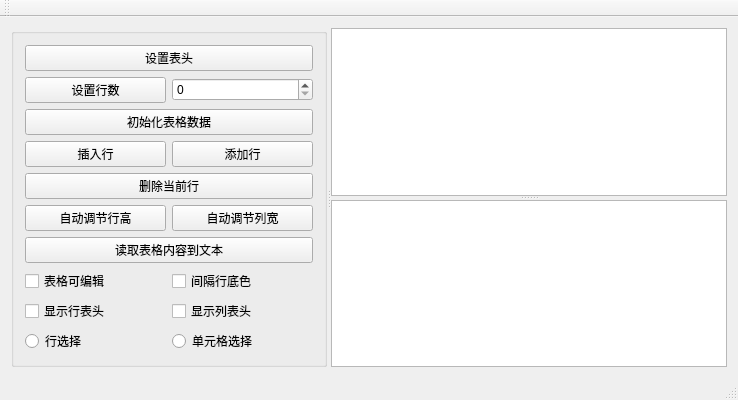
<?xml version="1.0" encoding="UTF-8"?>
<ui version="4.0">
 <class>MainWindow</class>
 <widget class="QMainWindow" name="MainWindow">
  <property name="geometry">
   <rect>
    <x>0</x>
    <y>0</y>
    <width>738</width>
    <height>386</height>
   </rect>
  </property>
  <property name="minimumSize">
   <size>
    <width>0</width>
    <height>0</height>
   </size>
  </property>
  <property name="windowTitle">
   <string>QTableWidget的使用</string>
  </property>
  <widget class="QWidget" name="centralWidget">
   <layout class="QGridLayout" name="gridLayout_2">
    <item row="0" column="0">
     <widget class="QSplitter" name="splitterMain">
      <property name="orientation">
       <enum>Qt::Horizontal</enum>
      </property>
      <widget class="QGroupBox" name="groupBox">
       <property name="minimumSize">
        <size>
         <width>300</width>
         <height>0</height>
        </size>
       </property>
       <property name="maximumSize">
        <size>
         <width>400</width>
         <height>16777215</height>
        </size>
       </property>
       <property name="title">
        <string/>
       </property>
       <layout class="QGridLayout" name="gridLayout">
        <item row="0" column="0" colspan="2">
         <widget class="QPushButton" name="btnSetHeader">
          <property name="text">
           <string>设置表头</string>
          </property>
         </widget>
        </item>
        <item row="1" column="0">
         <widget class="QPushButton" name="btnSetRowCount">
          <property name="text">
           <string>设置行数</string>
          </property>
         </widget>
        </item>
        <item row="1" column="1">
         <widget class="QSpinBox" name="rowCountBox"/>
        </item>
        <item row="2" column="0" colspan="2">
         <widget class="QPushButton" name="btnIniData">
          <property name="text">
           <string>初始化表格数据</string>
          </property>
         </widget>
        </item>
        <item row="3" column="0">
         <widget class="QPushButton" name="btnInsertRow">
          <property name="text">
           <string>插入行</string>
          </property>
         </widget>
        </item>
        <item row="3" column="1">
         <widget class="QPushButton" name="btnAppendRow">
          <property name="text">
           <string>添加行</string>
          </property>
         </widget>
        </item>
        <item row="4" column="0" colspan="2">
         <widget class="QPushButton" name="btnDelCurRow">
          <property name="text">
           <string>删除当前行</string>
          </property>
         </widget>
        </item>
        <item row="5" column="0">
         <widget class="QPushButton" name="pushButton_13">
          <property name="text">
           <string>自动调节行高</string>
          </property>
         </widget>
        </item>
        <item row="5" column="1">
         <widget class="QPushButton" name="pushButton_12">
          <property name="text">
           <string>自动调节列宽</string>
          </property>
         </widget>
        </item>
        <item row="6" column="0" colspan="2">
         <widget class="QPushButton" name="btnReadToEdit">
          <property name="text">
           <string>读取表格内容到文本</string>
          </property>
         </widget>
        </item>
        <item row="7" column="0">
         <widget class="QCheckBox" name="chkBoxTabEditable">
          <property name="text">
           <string>表格可编辑</string>
          </property>
         </widget>
        </item>
        <item row="7" column="1">
         <widget class="QCheckBox" name="chkBoxRowColor">
          <property name="text">
           <string>间隔行底色</string>
          </property>
         </widget>
        </item>
        <item row="8" column="0">
         <widget class="QCheckBox" name="chkBoxHeaderH">
          <property name="text">
           <string>显示行表头</string>
          </property>
         </widget>
        </item>
        <item row="8" column="1">
         <widget class="QCheckBox" name="chkBoxHeaderV">
          <property name="text">
           <string>显示列表头</string>
          </property>
         </widget>
        </item>
        <item row="9" column="0">
         <widget class="QRadioButton" name="rBtnSelectRow">
          <property name="text">
           <string>行选择</string>
          </property>
         </widget>
        </item>
        <item row="9" column="1">
         <widget class="QRadioButton" name="rBtnSelectItem">
          <property name="text">
           <string>单元格选择</string>
          </property>
         </widget>
        </item>
       </layout>
      </widget>
      <widget class="QSplitter" name="splitter">
       <property name="minimumSize">
        <size>
         <width>0</width>
         <height>0</height>
        </size>
       </property>
       <property name="orientation">
        <enum>Qt::Vertical</enum>
       </property>
       <widget class="QTableWidget" name="tableInfo">
        <property name="editTriggers">
         <set>QAbstractItemView::NoEditTriggers</set>
        </property>
       </widget>
       <widget class="QPlainTextEdit" name="textEdit"/>
      </widget>
     </widget>
    </item>
   </layout>
  </widget>
  <widget class="QMenuBar" name="menuBar">
   <property name="geometry">
    <rect>
     <x>0</x>
     <y>0</y>
     <width>738</width>
     <height>23</height>
    </rect>
   </property>
  </widget>
  <widget class="QToolBar" name="mainToolBar">
   <attribute name="toolBarArea">
    <enum>TopToolBarArea</enum>
   </attribute>
   <attribute name="toolBarBreak">
    <bool>false</bool>
   </attribute>
  </widget>
  <widget class="QStatusBar" name="statusBar"/>
 </widget>
 <layoutdefault spacing="6" margin="11"/>
 <resources/>
 <connections/>
</ui>
